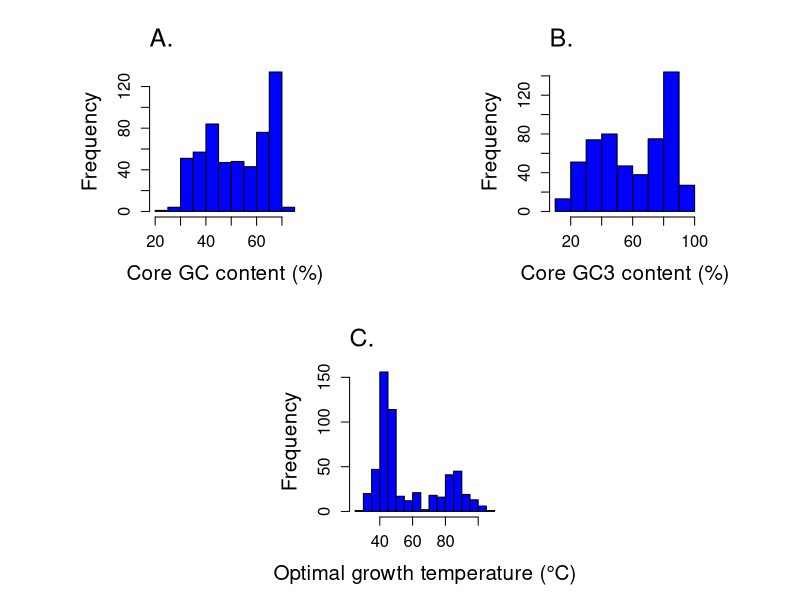

Write R code to recreate this figure.
#Figure 2

data1 <- read.csv("GC_all_prop.csv",header=T)
attach(data1)

data2 <-read.csv("GC3_core.csv",header=T)

#Topt
Temp<-unlist(data1[2]) 

#CoreGC %
core.gc<-unlist(data1[5]) * 100

#Core GC3 %
cgc <-unlist(data2[3]) * 100

pdf("Fig2_Histogram.pdf", height=10, width=10)

# Hist - two on top one below
layout(matrix(c(1, 2, 
                3, 3), nrow=2, byrow=TRUE))  

par(pty="s", mar=c(5, 5, 4, 2))

# Hist A - Core GC 
hist(core.gc, xlab="Core GC content (%)", col="blue", main="", cex.lab=1.5, cex.axis=1.2)
mtext("A.", side=3, adj=0, line=1, cex=1.5)

# Hist B - Core GC3
hist(cgc, xlab="Core GC3 content (%)", col="blue", main="", cex.lab=1.5, cex.axis=1.2)
mtext("B.", side=3, adj=0, line=1, cex=1.5)

# Hist C - Topt
hist(Temp, xlab="Optimal growth temperature (°C)", col="blue", main="", cex.lab=1.5, cex.axis=1.2)
mtext("C.", side=3, adj=0, line=1, cex=1.5)

dev.off()

#Ranges
core_gc_range <- range(core.gc, na.rm=TRUE)
core_gc3_range <- range(cgc, na.rm=TRUE)
topt_range <- range(Temp, na.rm=TRUE)

#cat("Range of Core GC content: ", core_gc_range[1], "to", core_gc_range[2], "\n")
#cat("Range of Core GC3 content: ", core_gc3_range[1], "to", core_gc3_range[2], "\n")
#cat("Range of Optimal Growth Temperature: ", topt_range[1], "to", topt_range[2], "\n")




